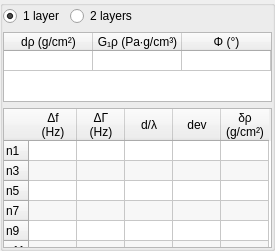
                 <widget class="QGroupBox" name="groupBox_6">
                  <property name="enabled">
                   <bool>true</bool>
                  </property>
                  <property name="title">
                   <string/>
                  </property>
                  <property name="flat">
                   <bool>true</bool>
                  </property>
                  <layout class="QVBoxLayout" name="verticalLayout_23">
                   <property name="leftMargin">
                    <number>0</number>
                   </property>
                   <property name="topMargin">
                    <number>0</number>
                   </property>
                   <property name="rightMargin">
                    <number>0</number>
                   </property>
                   <property name="bottomMargin">
                    <number>0</number>
                   </property>
                   <item>
                    <layout class="QHBoxLayout" name="horizontalLayout">
                     <item>
                      <widget class="QRadioButton" name="radioButton_5">
                       <property name="sizePolicy">
                        <sizepolicy hsizetype="Preferred" vsizetype="Fixed">
                         <horstretch>0</horstretch>
                         <verstretch>0</verstretch>
                        </sizepolicy>
                       </property>
                       <property name="text">
                        <string>1 layer</string>
                       </property>
                       <property name="checked">
                        <bool>true</bool>
                       </property>
                      </widget>
                     </item>
                     <item>
                      <widget class="QRadioButton" name="radioButton_6">
                       <property name="sizePolicy">
                        <sizepolicy hsizetype="Preferred" vsizetype="Fixed">
                         <horstretch>0</horstretch>
                         <verstretch>0</verstretch>
                        </sizepolicy>
                       </property>
                       <property name="text">
                        <string>2 layers</string>
                       </property>
                      </widget>
                     </item>
                     <item>
                      <spacer name="horizontalSpacer_12">
                       <property name="orientation">
                        <enum>Qt::Horizontal</enum>
                       </property>
                       <property name="sizeHint" stdset="0">
                        <size>
                         <width>40</width>
                         <height>0</height>
                        </size>
                       </property>
                      </spacer>
                     </item>
                    </layout>
                   </item>
                   <item>
                    <widget class="QTableWidget" name="tableWidget">
                     <property name="sizePolicy">
                      <sizepolicy hsizetype="Expanding" vsizetype="Fixed">
                       <horstretch>0</horstretch>
                       <verstretch>0</verstretch>
                      </sizepolicy>
                     </property>
                     <property name="verticalScrollBarPolicy">
                      <enum>Qt::ScrollBarAlwaysOff</enum>
                     </property>
                     <property name="horizontalScrollBarPolicy">
                      <enum>Qt::ScrollBarAlwaysOff</enum>
                     </property>
                     <property name="sizeAdjustPolicy">
                      <enum>QAbstractScrollArea::AdjustToContents</enum>
                     </property>
                     <attribute name="horizontalHeaderDefaultSectionSize">
                      <number>89</number>
                     </attribute>
                     <attribute name="verticalHeaderVisible">
                      <bool>false</bool>
                     </attribute>
                     <attribute name="verticalHeaderDefaultSectionSize">
                      <number>20</number>
                     </attribute>
                     <row>
                      <property name="text">
                       <string>Value</string>
                      </property>
                     </row>
                     <column>
                      <property name="text">
                       <string>dρ (g/cm²)</string>
                      </property>
                     </column>
                     <column>
                      <property name="text">
                       <string>G₁ρ (Pa∙g/cm³)</string>
                      </property>
                     </column>
                     <column>
                      <property name="text">
                       <string>Φ (°)</string>
                      </property>
                     </column>
                    </widget>
                   </item>
                   <item>
                    <widget class="QTableWidget" name="tableWidget_4">
                     <property name="sizePolicy">
                      <sizepolicy hsizetype="Expanding" vsizetype="Preferred">
                       <horstretch>0</horstretch>
                       <verstretch>0</verstretch>
                      </sizepolicy>
                     </property>
                     <property name="verticalScrollBarPolicy">
                      <enum>Qt::ScrollBarAlwaysOff</enum>
                     </property>
                     <property name="horizontalScrollBarPolicy">
                      <enum>Qt::ScrollBarAlwaysOff</enum>
                     </property>
                     <property name="sizeAdjustPolicy">
                      <enum>QAbstractScrollArea::AdjustToContents</enum>
                     </property>
                     <property name="alternatingRowColors">
                      <bool>true</bool>
                     </property>
                     <attribute name="horizontalHeaderDefaultSectionSize">
                      <number>48</number>
                     </attribute>
                     <attribute name="verticalHeaderDefaultSectionSize">
                      <number>20</number>
                     </attribute>
                     <row>
                      <property name="text">
                       <string>n1</string>
                      </property>
                     </row>
                     <row>
                      <property name="text">
                       <string>n3</string>
                      </property>
                     </row>
                     <row>
                      <property name="text">
                       <string>n5</string>
                      </property>
                     </row>
                     <row>
                      <property name="text">
                       <string>n7</string>
                      </property>
                     </row>
                     <row>
                      <property name="text">
                       <string>n9</string>
                      </property>
                     </row>
                     <row>
                      <property name="text">
                       <string>n11</string>
                      </property>
                     </row>
                     <column>
                      <property name="text">
                       <string>Δf
(Hz)</string>
                      </property>
                     </column>
                     <column>
                      <property name="text">
                       <string>ΔΓ
(Hz)</string>
                      </property>
                     </column>
                     <column>
                      <property name="text">
                       <string>d/λ</string>
                      </property>
                     </column>
                     <column>
                      <property name="text">
                       <string>dev</string>
                      </property>
                     </column>
                     <column>
                      <property name="text">
                       <string>δρ
(g/cm²)</string>
                      </property>
                     </column>
                     <item row="0" column="0">
                      <property name="text">
                       <string/>
                      </property>
                     </item>
                    </widget>
                   </item>
                  </layout>
                 </widget>
